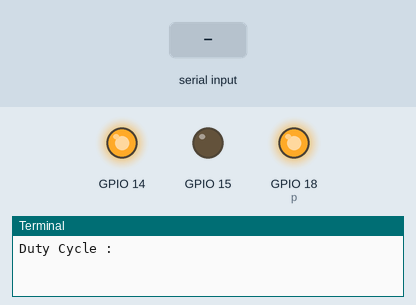
This program was run on a simulated Raspberry Pi (BCM pin numbers). Shown: output pins drawn as LEDs (lit = HIGH), the last lines printed to the terminal. The test bench sets the inputs (shaded band).

Above: at 1.2 s.
1.3 s: "90" typed at the terminal, then Enter
At 2.5 s:
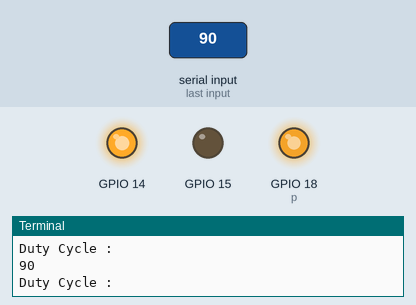
2.8 s: "0" typed at the terminal, then Enter
At 3.7 s:
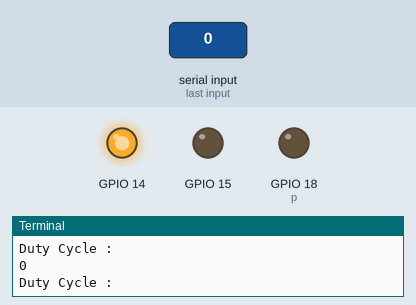
Timing chart, 0 to 5.8 s (numbered marks = the images above; inputs shaded):
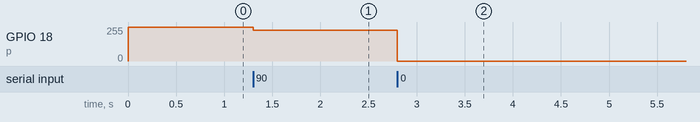

Measured:
- after the input at 1.3 s, GPIO 18 (p): 255/255 → 230/255 at once
- after the input at 2.8 s, GPIO 18 (p): 230/255 → 0/255 at once

The program:

brightness.py
```python
import RPi.GPIO as a
a.setmode(a.BCM)
a.setup(18,a.OUT)
p=a.PWM(18,500)#2s
p.start(100)
a.setup(14,a.OUT)
a.setup(15,a.OUT)
a.output(14,1)
a.output(15,0)
while 1:
	d=int(input("Duty Cycle : "))
	p.ChangeDutyCycle(d)
```
